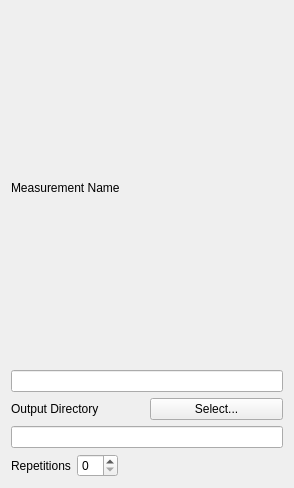
           <widget class="QWidget" name="page_16">
            <property name="geometry">
             <rect>
              <x>0</x>
              <y>0</y>
              <width>294</width>
              <height>488</height>
             </rect>
            </property>
            <attribute name="label">
             <string>Measurement Settings</string>
            </attribute>
            <layout class="QVBoxLayout" name="verticalLayout_21">
             <item>
              <layout class="QHBoxLayout" name="horizontalLayout_46">
               <item>
                <widget class="QLabel" name="label_78">
                 <property name="text">
                  <string>Measurement Name</string>
                 </property>
                </widget>
               </item>
               <item>
                <spacer name="horizontalSpacer_8">
                 <property name="orientation">
                  <enum>Qt::Horizontal</enum>
                 </property>
                 <property name="sizeHint" stdset="0">
                  <size>
                   <width>40</width>
                   <height>20</height>
                  </size>
                 </property>
                </spacer>
               </item>
              </layout>
             </item>
             <item>
              <widget class="QLineEdit" name="lineEdit_3"/>
             </item>
             <item>
              <layout class="QHBoxLayout" name="horizontalLayout_47">
               <item>
                <widget class="QLabel" name="label_79">
                 <property name="text">
                  <string>Output Directory</string>
                 </property>
                </widget>
               </item>
               <item>
                <widget class="QPushButton" name="pushButton_3">
                 <property name="text">
                  <string>Select...</string>
                 </property>
                </widget>
               </item>
              </layout>
             </item>
             <item>
              <widget class="QLineEdit" name="lineEdit_4"/>
             </item>
             <item>
              <layout class="QHBoxLayout" name="horizontalLayout_48">
               <item>
                <widget class="QLabel" name="label_80">
                 <property name="text">
                  <string>Repetitions</string>
                 </property>
                </widget>
               </item>
               <item>
                <widget class="QSpinBox" name="spinBox_34"/>
               </item>
               <item>
                <spacer name="horizontalSpacer_9">
                 <property name="orientation">
                  <enum>Qt::Horizontal</enum>
                 </property>
                 <property name="sizeHint" stdset="0">
                  <size>
                   <width>40</width>
                   <height>20</height>
                  </size>
                 </property>
                </spacer>
               </item>
              </layout>
             </item>
            </layout>
           </widget>
